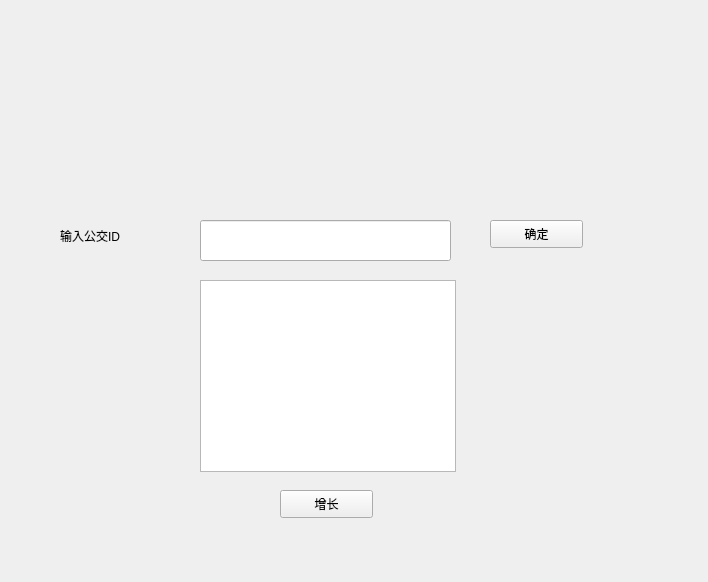
<?xml version="1.0" encoding="UTF-8"?>
<ui version="4.0">
 <class>Widget</class>
 <widget class="QWidget" name="Widget">
  <property name="geometry">
   <rect>
    <x>0</x>
    <y>0</y>
    <width>708</width>
    <height>582</height>
   </rect>
  </property>
  <property name="windowTitle">
   <string>Widget</string>
  </property>
  <widget class="QPushButton" name="buttonbus">
   <property name="geometry">
    <rect>
     <x>280</x>
     <y>490</y>
     <width>93</width>
     <height>28</height>
    </rect>
   </property>
   <property name="text">
    <string>增长</string>
   </property>
  </widget>
  <widget class="QLineEdit" name="lineEdit">
   <property name="geometry">
    <rect>
     <x>200</x>
     <y>220</y>
     <width>251</width>
     <height>41</height>
    </rect>
   </property>
  </widget>
  <widget class="QLabel" name="label">
   <property name="geometry">
    <rect>
     <x>60</x>
     <y>220</y>
     <width>141</width>
     <height>31</height>
    </rect>
   </property>
   <property name="text">
    <string>输入公交ID</string>
   </property>
  </widget>
  <widget class="QPushButton" name="buttonok">
   <property name="geometry">
    <rect>
     <x>490</x>
     <y>220</y>
     <width>93</width>
     <height>28</height>
    </rect>
   </property>
   <property name="text">
    <string>确定</string>
   </property>
  </widget>
  <widget class="QTextBrowser" name="text_display">
   <property name="geometry">
    <rect>
     <x>200</x>
     <y>280</y>
     <width>256</width>
     <height>192</height>
    </rect>
   </property>
  </widget>
 </widget>
 <layoutdefault spacing="6" margin="11"/>
 <resources/>
 <connections/>
</ui>
